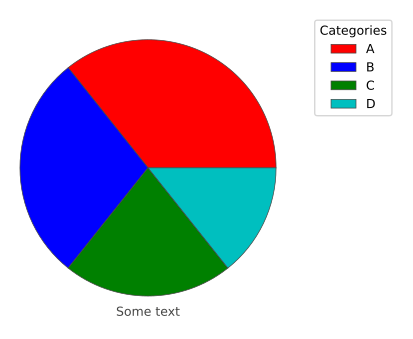

Reproduce this figure in Python.
import numpy as np
import matplotlib.pyplot as plt
from validating_models.drawing_utils import PieChart
categorical_labels = ['A','B','C','D']
categorical_colors = ['r','b','g','c']
data = np.array([5,4,3,2])
plot = PieChart(data, (3,3))
plot.draw(colors=categorical_colors, text='Some text', labels=categorical_labels)
plot.draw_legend()
